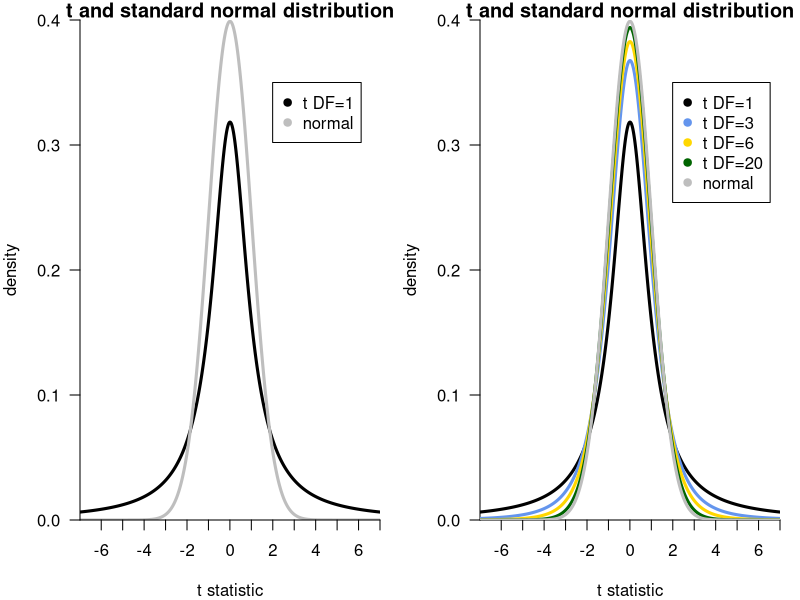

The R source for this figure:
## ---- chunk 1
vals = seq(from=-7,to=7, by=0.01)
layout(matrix(1:2,1,2))
par(mar=c(4,4,1,1))
plot(dt( vals, df=1 ), type="l", yaxs="i", xaxs="i", lwd=3, axes=FALSE, 
     xlab="t statistic", ylab="density", main="t and standard normal distribution", ylim=c(0,.4) )
points( dnorm( vals ), type="l", lwd=3, col="gray" )
legend( 900,0.35, c("t DF=1", "normal"), col=c("black", "gray"), pch=19)
axis(2, seq(from=0, to=0.4, by=0.1), las=1)
axis(1, at=( length(vals) / 14 * 0:14) , labels=seq(from=-7, to=7, by=1), las=1)

plot(dt( vals, df=1 ), type="l", yaxs="i", xaxs="i", lwd=3, axes=FALSE, 
     xlab="t statistic", ylab="density", main="t and standard normal distribution", ylim=c(0,.4) )
axis(2, seq(from=0, to=0.4, by=0.1), las=1)
axis(1, at=( length(vals) / 14 * 0:14) , labels=seq(from=-7, to=7, by=1), las=1)
points( dt( vals, df=3 ), type="l", lwd=3, col="cornflowerblue" )
points( dt( vals, df=6 ), type="l", lwd=3, col="gold" )
points( dt( vals, df=20 ), type="l", lwd=3, col="darkgreen" )
points( dnorm( vals ), type="l", lwd=3, col="gray" )
legend( 900,0.35, c("t DF=1","t DF=3","t DF=6","t DF=20", "normal"), col=c("black", "cornflowerblue", "gold", "darkgreen", "gray"), pch=19)
